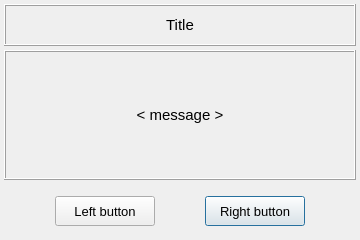
<?xml version="1.0" encoding="UTF-8"?>
<ui version="4.0">
 <class>Dialog</class>
 <widget class="QDialog" name="Dialog">
  <property name="geometry">
   <rect>
    <x>0</x>
    <y>0</y>
    <width>360</width>
    <height>240</height>
   </rect>
  </property>
  <property name="minimumSize">
   <size>
    <width>300</width>
    <height>240</height>
   </size>
  </property>
  <property name="maximumSize">
   <size>
    <width>650</width>
    <height>600</height>
   </size>
  </property>
  <property name="windowTitle">
   <string>Message</string>
  </property>
  <property name="modal">
   <bool>true</bool>
  </property>
  <layout class="QGridLayout" name="gridLayout_3">
   <property name="leftMargin">
    <number>4</number>
   </property>
   <property name="topMargin">
    <number>4</number>
   </property>
   <property name="rightMargin">
    <number>4</number>
   </property>
   <property name="bottomMargin">
    <number>4</number>
   </property>
   <property name="horizontalSpacing">
    <number>2</number>
   </property>
   <property name="verticalSpacing">
    <number>4</number>
   </property>
   <item row="0" column="0">
    <widget class="QFrame" name="frame">
     <property name="minimumSize">
      <size>
       <width>0</width>
       <height>0</height>
      </size>
     </property>
     <property name="maximumSize">
      <size>
       <width>630</width>
       <height>42</height>
      </size>
     </property>
     <property name="font">
      <font>
       <pointsize>8</pointsize>
      </font>
     </property>
     <property name="frameShape">
      <enum>QFrame::NoFrame</enum>
     </property>
     <property name="frameShadow">
      <enum>QFrame::Raised</enum>
     </property>
     <layout class="QGridLayout" name="gridLayout_2">
      <property name="leftMargin">
       <number>0</number>
      </property>
      <property name="topMargin">
       <number>0</number>
      </property>
      <property name="rightMargin">
       <number>0</number>
      </property>
      <property name="bottomMargin">
       <number>0</number>
      </property>
      <property name="spacing">
       <number>2</number>
      </property>
      <item row="0" column="0">
       <widget class="QLabel" name="label_title">
        <property name="minimumSize">
         <size>
          <width>0</width>
          <height>42</height>
         </size>
        </property>
        <property name="maximumSize">
         <size>
          <width>630</width>
          <height>42</height>
         </size>
        </property>
        <property name="font">
         <font>
          <pointsize>11</pointsize>
          <weight>50</weight>
          <italic>false</italic>
          <bold>false</bold>
         </font>
        </property>
        <property name="styleSheet">
         <string notr="true"/>
        </property>
        <property name="frameShape">
         <enum>QFrame::Box</enum>
        </property>
        <property name="frameShadow">
         <enum>QFrame::Raised</enum>
        </property>
        <property name="lineWidth">
         <number>1</number>
        </property>
        <property name="text">
         <string>Title</string>
        </property>
        <property name="textFormat">
         <enum>Qt::AutoText</enum>
        </property>
        <property name="alignment">
         <set>Qt::AlignCenter</set>
        </property>
       </widget>
      </item>
     </layout>
    </widget>
   </item>
   <item row="1" column="0">
    <widget class="QLabel" name="label_message">
     <property name="minimumSize">
      <size>
       <width>0</width>
       <height>0</height>
      </size>
     </property>
     <property name="maximumSize">
      <size>
       <width>630</width>
       <height>500</height>
      </size>
     </property>
     <property name="font">
      <font>
       <family>MS Shell Dlg 2</family>
       <pointsize>11</pointsize>
       <weight>50</weight>
       <italic>false</italic>
       <bold>false</bold>
      </font>
     </property>
     <property name="frameShape">
      <enum>QFrame::Box</enum>
     </property>
     <property name="frameShadow">
      <enum>QFrame::Raised</enum>
     </property>
     <property name="lineWidth">
      <number>1</number>
     </property>
     <property name="text">
      <string>&lt; message &gt;</string>
     </property>
     <property name="textFormat">
      <enum>Qt::AutoText</enum>
     </property>
     <property name="alignment">
      <set>Qt::AlignCenter</set>
     </property>
    </widget>
   </item>
   <item row="2" column="0">
    <widget class="QFrame" name="frame_tile">
     <property name="minimumSize">
      <size>
       <width>0</width>
       <height>52</height>
      </size>
     </property>
     <property name="maximumSize">
      <size>
       <width>630</width>
       <height>52</height>
      </size>
     </property>
     <property name="sizeIncrement">
      <size>
       <width>0</width>
       <height>0</height>
      </size>
     </property>
     <property name="frameShape">
      <enum>QFrame::NoFrame</enum>
     </property>
     <property name="frameShadow">
      <enum>QFrame::Raised</enum>
     </property>
     <layout class="QGridLayout" name="gridLayout">
      <property name="leftMargin">
       <number>2</number>
      </property>
      <property name="topMargin">
       <number>2</number>
      </property>
      <property name="rightMargin">
       <number>2</number>
      </property>
      <property name="bottomMargin">
       <number>0</number>
      </property>
      <property name="spacing">
       <number>2</number>
      </property>
      <item row="0" column="3">
       <widget class="QPushButton" name="pushButton_rightButton">
        <property name="minimumSize">
         <size>
          <width>100</width>
          <height>30</height>
         </size>
        </property>
        <property name="maximumSize">
         <size>
          <width>100</width>
          <height>30</height>
         </size>
        </property>
        <property name="font">
         <font>
          <family>MS Shell Dlg 2</family>
          <pointsize>10</pointsize>
          <weight>50</weight>
          <italic>false</italic>
          <bold>false</bold>
         </font>
        </property>
        <property name="styleSheet">
         <string notr="true"/>
        </property>
        <property name="text">
         <string>Right button</string>
        </property>
        <property name="autoDefault">
         <bool>true</bool>
        </property>
        <property name="default">
         <bool>false</bool>
        </property>
        <property name="flat">
         <bool>false</bool>
        </property>
       </widget>
      </item>
      <item row="0" column="1">
       <widget class="QPushButton" name="pushButton_leftButton">
        <property name="sizePolicy">
         <sizepolicy hsizetype="Expanding" vsizetype="Fixed">
          <horstretch>0</horstretch>
          <verstretch>0</verstretch>
         </sizepolicy>
        </property>
        <property name="minimumSize">
         <size>
          <width>100</width>
          <height>30</height>
         </size>
        </property>
        <property name="maximumSize">
         <size>
          <width>100</width>
          <height>30</height>
         </size>
        </property>
        <property name="font">
         <font>
          <family>MS Shell Dlg 2</family>
          <pointsize>10</pointsize>
          <weight>50</weight>
          <italic>false</italic>
          <bold>false</bold>
         </font>
        </property>
        <property name="styleSheet">
         <string notr="true"/>
        </property>
        <property name="text">
         <string>Left button</string>
        </property>
        <property name="autoDefault">
         <bool>false</bool>
        </property>
        <property name="default">
         <bool>false</bool>
        </property>
        <property name="flat">
         <bool>false</bool>
        </property>
       </widget>
      </item>
      <item row="0" column="2">
       <spacer name="horizontalSpacer_2">
        <property name="orientation">
         <enum>Qt::Horizontal</enum>
        </property>
        <property name="sizeHint" stdset="0">
         <size>
          <width>40</width>
          <height>20</height>
         </size>
        </property>
       </spacer>
      </item>
      <item row="0" column="4">
       <spacer name="horizontalSpacer">
        <property name="orientation">
         <enum>Qt::Horizontal</enum>
        </property>
        <property name="sizeHint" stdset="0">
         <size>
          <width>40</width>
          <height>20</height>
         </size>
        </property>
       </spacer>
      </item>
      <item row="0" column="0">
       <spacer name="horizontalSpacer_3">
        <property name="orientation">
         <enum>Qt::Horizontal</enum>
        </property>
        <property name="sizeHint" stdset="0">
         <size>
          <width>40</width>
          <height>20</height>
         </size>
        </property>
       </spacer>
      </item>
     </layout>
    </widget>
   </item>
  </layout>
 </widget>
 <resources/>
 <connections/>
</ui>
